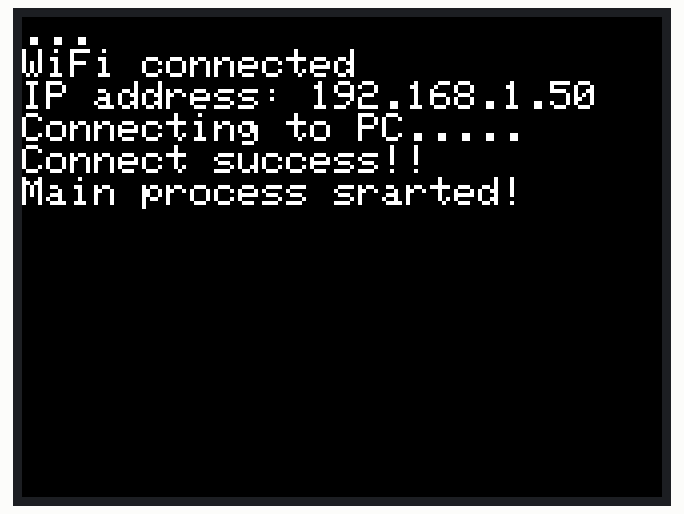
The sketch below on a simulated ESP32. On the bench: 320×240 colour display. WiFi joins after 1.5 s; servers stay silent unless stated.

Above: at 1.9 s.

The sketch:

Wifi_test.ino
```cpp
#include <M5Stack.h>
#include <WiFi.h>

#include <Ethernet.h>

//reference = https://msr-r.net/m5stack-wifi/


const char* ssid     = "aterm-a5535b-g"; //"GlocalNet_0HG8TN"; //"aterm-a5535b-g";
const char* password = "3f4842c397e8f"; //"68866409";  //"3f4842c397e8f";
const uint16_t port = 50007;
const char * host = "192.168.0.6"; // ip or dns
//https://qiita.com/ufoo68/items/2c5a2d7e427b46ff0c88

WiFiClient client;


void setup() {
  M5.begin();
  M5.Power.begin();
  M5.Lcd.setTextSize(2);

  WiFi.begin(ssid, password);
  while (WiFi.status() != WL_CONNECTED) {
    delay(500);
    M5.Lcd.print(".");
  }
  M5.Lcd.print("\r\nWiFi connected\r\nIP address: ");
  M5.Lcd.println(WiFi.localIP());

  M5.Lcd.println("Connecting to PC.....");
  while(!client.connect(host, port)) {
    delay(500);
  }
  M5.Lcd.println("Connect success!!");
  M5.Lcd.println("Main process srarted!");
}

void loop() {
  client.println("Hello_World");

//  unsigned long timeout = millis();
//  while (client.available() == 0) {
//    if (millis() - timeout > 5000) {
//      M5.Lcd.println(">>> Client Timeout !");
//      client.stop();
//      return;
//    }
//  }
//  while(client.available()){
//    String line = client.readStringUntil('\r');
//    M5.Lcd.print(line);
//  }
  delay(1000);
}


//
//void loop() {
//  // listen for incoming clients
//  EthernetClient client = server.available();
//  if (client) {
//    Serial.println("new client");
//    // an http request ends with a blank line
//    boolean currentLineIsBlank = true;
//    while (client.connected()) {
//      if (client.available()) {
//        char c = client.read();
//        Serial.write(c);
//        if (c=='1')
//          digitalWrite(9,HIGH);
//        else if (c=='0')
//          digitalWrite(9, LOW);
//        else if (c=='\n' || c=='\r')
//          continue;
//        else
//          break;
//
//      }
//    }
//    // give the web browser time to receive the data
//    delay(1);
//    // close the connection:
//    client.stop();
//    Serial.println("client disconnected");
//  }
//}
```
